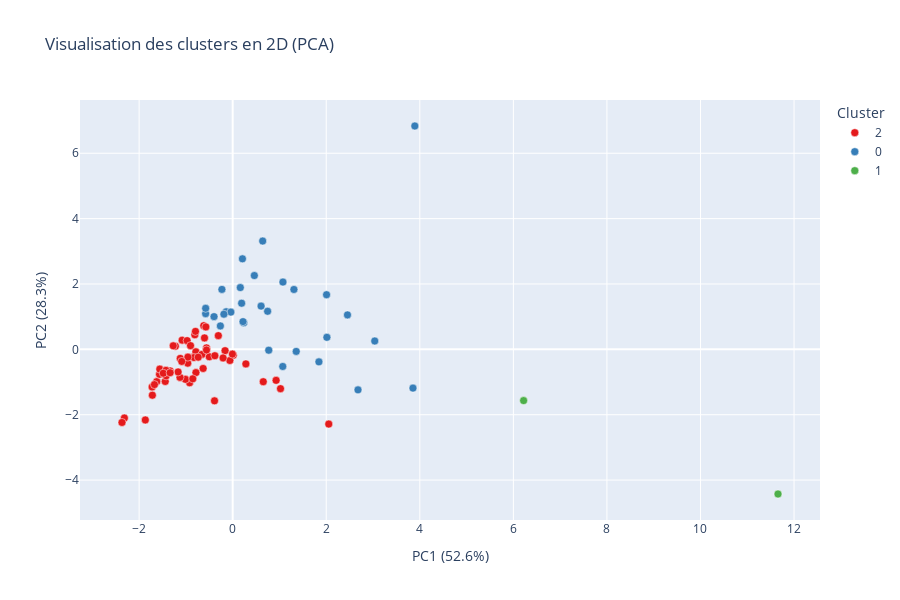

Notebook code for this chart:
### Markdown cell above
## 10. Visualisations des clusters

### Code cell
# Visualisation 2D avec PCA (2 composantes)
pca_2d = PCA(n_components=2)
X_pca_2d = pca_2d.fit_transform(X_scaled)

# Créer un DataFrame pour Plotly
viz_df = pd.DataFrame({
    'PC1': X_pca_2d[:, 0],
    'PC2': X_pca_2d[:, 1],
    'Cluster': customer_data[cluster_column].astype(str),
    'CustomerID': customer_data['customerID'].values,
    'Recency': customer_data['recency'].values,
    'Frequency': customer_data['frequency'].values,
    'Monetary': customer_data['monetary'].values
})

fig = px.scatter(viz_df, x='PC1', y='PC2', color='Cluster',
                 hover_data=['CustomerID', 'Recency', 'Frequency', 'Monetary'],
                 title=f'Visualisation des clusters en 2D (PCA)',
                 labels={'PC1': f'PC1 ({pca_2d.explained_variance_ratio_[0]:.1%})',
                         'PC2': f'PC2 ({pca_2d.explained_variance_ratio_[1]:.1%})'},
                 color_discrete_sequence=px.colors.qualitative.Set1)

fig.update_traces(marker=dict(size=8, line=dict(width=0.5, color='white')))
fig.update_layout(height=600, width=900)
fig.show()

### Figure 1 — Plotly figure (JSON) as saved in the notebook; plotly's stock layout.template omitted (floating-point values rounded to 4 significant figures; data arrays with more than 128 entries replaced by an {"elided": "..."} marker saying what was removed)
{"data": [{"customdata": {"elided": "57x4 mixed values"}, "hovertemplate": "Cluster=2<br>PC1 (52.6%)=%{x}<br>PC2 (28.3%)=%{y}<br>CustomerID=%{customdata[0]}<br>Recency=%{customdata[1]}<br>Frequency=%{customdata[2]}<br>Monetary=%{customdata[3]}<extra></extra>", "legendgroup": "2", "marker": {"color": "rgb(228,26,28)", "line": {"color": "white", "width": 0.5}, "size": 8, "symbol": "circle"}, "mode": "markers", "name": "2", "orientation": "v", "showlegend": true, "type": "scatter", "x": [-0.5008, -0.7847, -0.388, -0.6025, 1.022, -1.623, -1.564, -0.5592, -0.6182, -0.809, -1.08, -2.315, -1.722, -0.9197, 0.0126, -1.225, -0.8138, -1.337, -1.558, -1.442, -1.717, 0.2825, -1.01, -0.3811, -1.126, -1.423, -1.426, -1.167, -0.3064, -0.06009, -0.7863, 2.054, -0.8287, -0.6582, -0.9602, -0.1627, -1.484, -1.867, -1.672, -1.121, -0.9567, -1.271, -2.366, 0.6538, -0.9737, -0.795, -0.2049, -1.088, -0.9011, -0.6316, 0.9286, -0.7371, -0.8521, -0.005521, -1.338, -0.5592, -0.5733], "xaxis": "x", "y": [-0.2274, -0.7114, -1.576, 0.3497, -1.203, -0.9874, -0.7633, 0.04431, 0.7235, 0.4454, 0.2823, -2.101, -1.152, -1.023, -0.1808, 0.09703, -0.2055, -0.6596, -0.6042, -0.9826, -1.403, -0.445, -0.9174, -0.1955, -0.8575, -0.8112, -0.6422, -0.6917, 0.4194, -0.3401, -0.07498, -2.286, -0.2507, -0.1568, -0.4221, -0.04, -0.7308, -2.161, -1.078, -0.2762, -0.2374, 0.1086, -2.237, -0.9903, 0.2669, 0.5496, -0.2623, -0.3689, 0.1136, -0.5849, -0.9479, -0.239, -0.9018, -0.1447, -0.7148, -0.01917, 0.6864], "yaxis": "y"}, {"customdata": [["ANATR", 63, 4, 1403.0], ["ANTON", 98, 7, 7024.0], ["BOLID", 43, 3, 4233.0], ["COMMI", 14, 5, 3811.0], ["CONSH", 103, 3, 1719.0], ["DRACD", 2, 6, 3763.0], ["DUMON", 79, 4, 1616.0], ["FAMIA", 187, 7, 4108.0], ["FOLIG", 135, 5, 11670.0], ["FRANR", 43, 3, 3172.0], ["FRANS", 6, 6, 1546.0], ["GALED", 62, 5, 836.7], ["GROSR", 139, 2, 1489.0], ["HUNGC", 240, 5, 3063.0], ["LAUGB", 125, 3, 522.5], ["LETSS", 83, 4, 3076.0], ["MORGK", 55, 5, 5042.0], ["NORTS", 7, 3, 649], ["OCEAN", 37, 5, 3460.0], ["PERIC", 1, 6, 4242.0], ["PRINI", 28, 5, 5045.0], ["RANCH", 23, 5, 2844.0], ["ROMEY", 27, 5, 1467.0], ["SANTG", 26, 6, 5735.0], ["THEBI", 35, 4, 3361], ["THECR", 30, 3, 1947.0], ["TOMSP", 44, 6, 4778.0], ["TRADH", 107, 6, 6851.0], ["TRAIH", 118, 3, 1571.0], ["VINET", 175, 5, 1480]], "hovertemplate": "Cluster=0<br>PC1 (52.6%)=%{x}<br>PC2 (28.3%)=%{y}<br>CustomerID=%{customdata[0]}<br>Recency=%{customdata[1]}<br>Frequency=%{customdata[2]}<br>Monetary=%{customdata[3]}<extra></extra>", "legendgroup": "0", "marker": {"color": "rgb(55,126,184)", "line": {"color": "white", "width": 0.5}, "size": 8, "symbol": "circle"}, "mode": "markers", "name": "0", "orientation": "v", "showlegend": true, "type": "scatter", "x": [1.075, 1.07, 0.6419, -0.23, 2.007, -0.5782, 1.309, 2.679, 1.844, 0.2377, -0.3985, 0.747, 3.894, 3.854, 2.454, 0.7713, 0.6074, 0.2091, -0.139, -0.5773, -0.03846, -0.1873, 0.1631, -0.2627, 0.4633, 0.1915, 0.2207, 1.359, 2.014, 3.037], "xaxis": "x", "y": [2.059, -0.5235, 3.314, 1.834, 1.672, 1.092, 1.832, -1.239, -0.3828, 0.8126, 1.001, 1.166, 6.834, -1.186, 1.054, -0.02586, 1.323, 2.77, 1.15, 1.255, 1.139, 1.076, 1.89, 0.7162, 2.258, 1.412, 0.8483, -0.06267, 0.3686, 0.2556], "yaxis": "y"}, {"customdata": [["CENTC", 657, 1, 100.8], ["LAZYK", 349, 2, 357]], "hovertemplate": "Cluster=1<br>PC1 (52.6%)=%{x}<br>PC2 (28.3%)=%{y}<br>CustomerID=%{customdata[0]}<br>Recency=%{customdata[1]}<br>Frequency=%{customdata[2]}<br>Monetary=%{customdata[3]}<extra></extra>", "legendgroup": "1", "marker": {"color": "rgb(77,175,74)", "line": {"color": "white", "width": 0.5}, "size": 8, "symbol": "circle"}, "mode": "markers", "name": "1", "orientation": "v", "showlegend": true, "type": "scatter", "x": [11.66, 6.219], "xaxis": "x", "y": [-4.426, -1.568], "yaxis": "y"}], "layout": {"height": 600, "legend": {"title": {"text": "Cluster"}, "tracegroupgap": 0}, "title": {"text": "Visualisation des clusters en 2D (PCA)"}, "width": 900, "xaxis": {"anchor": "y", "domain": [0, 1], "title": {"text": "PC1 (52.6%)"}}, "yaxis": {"anchor": "x", "domain": [0, 1], "title": {"text": "PC2 (28.3%)"}}}}
